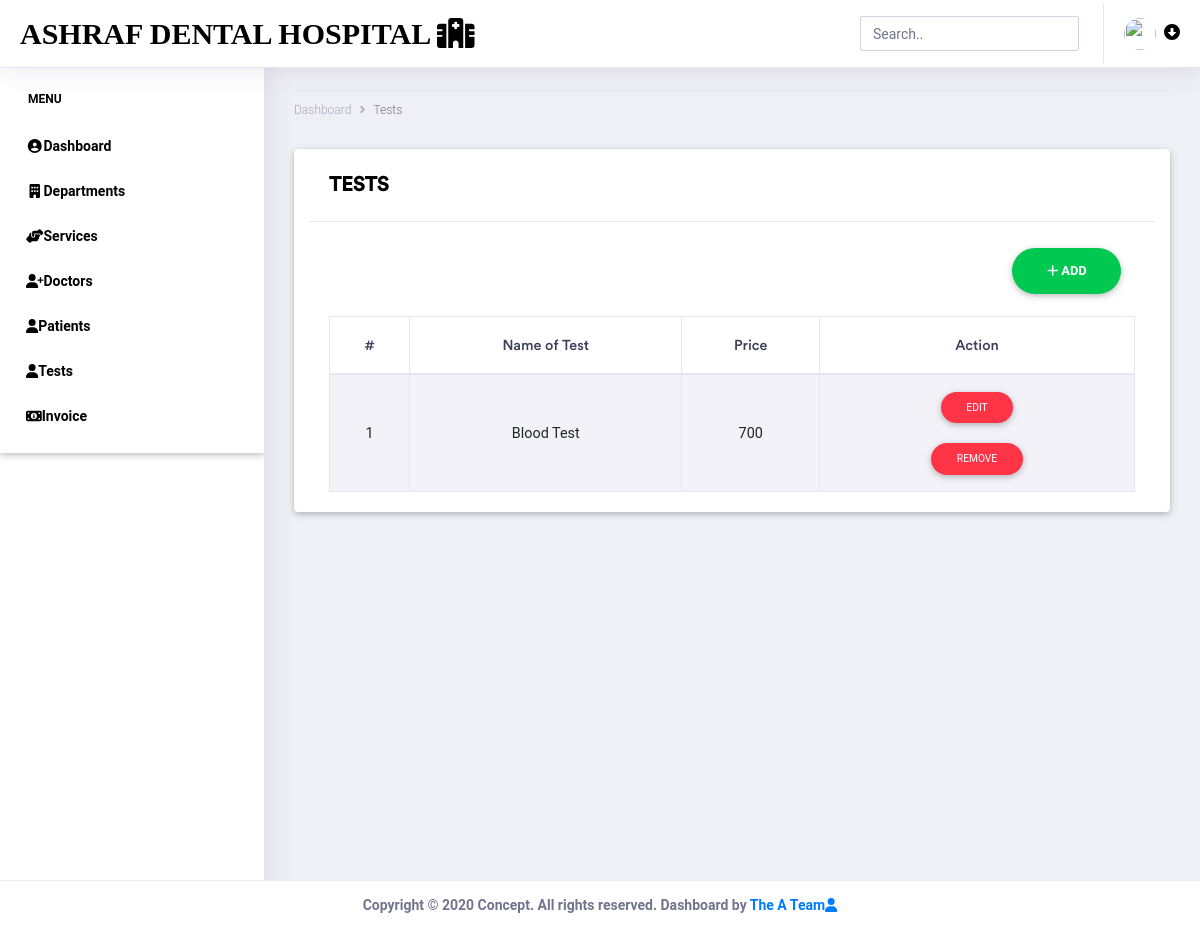
/tests/ (signed in), run on an earlier commit of the app's database.
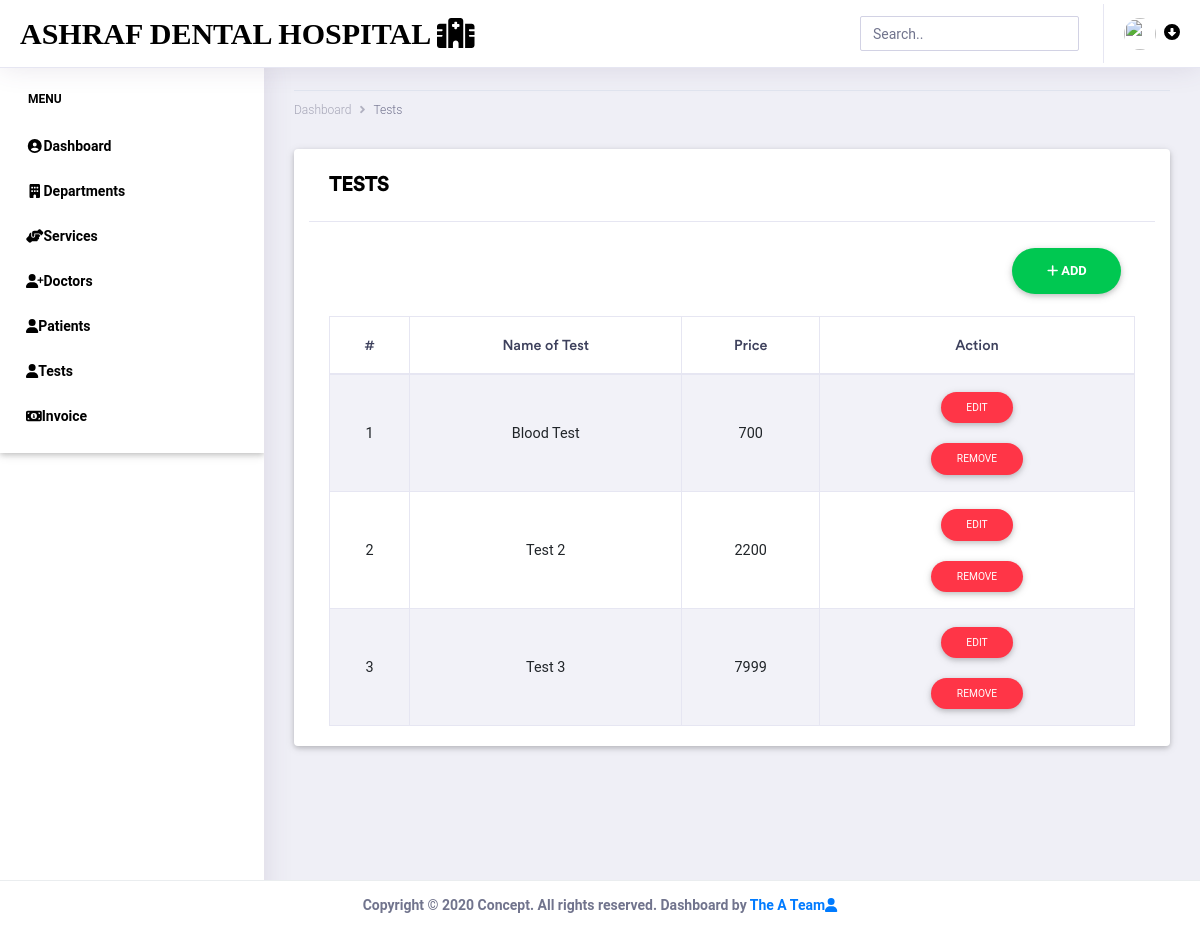
And on a later commit of the database.
### tests_app/models.py (models this page shows, shortened)
class Test(models.Model):
    name = models.CharField(max_length=228, default='')
    price = models.IntegerField(default=0)

### tests_app/views.py (the view)
# urls.py: path('tests/', include('tests_app.urls')),
@login_required(login_url="/")
def tests(request):
    t = Test.objects.all()
    context = {'test': t}
    return render(request,'tests.html',context)

### templates/tests.html (shortened to what the changed rows need)
<!doctype html>
<html lang="en">
<head>
    <link rel="stylesheet" href="/static/assets/vendor/bootstrap/css/bootstrap.min.css">
    <link href="/static/assets/vendor/fonts/circular-std/style.css" rel="stylesheet">
    <link rel="stylesheet" href="/static/assets/libs/css/style.css">
    <link rel="stylesheet" href="/static/assets/vendor/fonts/fontawesome/css/fontawesome-all.css">
    <link rel="stylesheet" href="/static/assets/vendor/charts/chartist-bundle/chartist.css">
    <link rel="stylesheet" href="/static/assets/vendor/charts/morris-bundle/morris.css">
    <link rel="stylesheet" href="/static/assets/vendor/fonts/material-design-iconic-font/css/materialdesignicons.min.css">
    <link rel="stylesheet" href="/static/assets/vendor/charts/c3charts/c3.css">
    <link rel="stylesheet" href="/static/assets/vendor/fonts/flag-icon-css/flag-icon.min.css">
    <link rel="stylesheet" href="/static/assets/libs/css/mdb.min.css" >
    <link rel="stylesheet" href="/static/assets/libs/css/animate-3.7.0.css">
    <link rel="stylesheet" href="/static/assets/libs/css/owl-carousel.min.css">
    <link rel="stylesheet" href="/static/assets/libs/css/mdb.min.css">
    <link rel="stylesheet" href="/static/assets/libs/css/all.css">
</head>
<body>
    <div class="dashboard-main-wrapper">
        <div class="dashboard-wrapper">
            <div class="dashboard-ecommerce">
                <div class="container-fluid dashboard-content ">
            <section class="contact-section area-padding">
                <div class="container card">
                  <div class="card-body">
                    <div id="table" class="table-editable">
                      <table class="table table-bordered table-responsive-md table-striped text-center">
                        <thead>
                          <tr>
                            <th class="text-center" color="black">#</th>
                            <th class="text-center" color="black">Name of Test</th>
                            <th class="text-center" color="black">Price</th>
                            <th class="text-center" color="black">Action</th>
                          </tr>
                        </thead>
                        <tbody>
                          {% for val in test%}
                             <tr>
                                <td class="pt-3-half"  color="black">{{ val.pk }}</td>
                                <td class="pt-3-half"  color="black">{{ val.name }}</td>
                                 <td class="pt-3-half"  color="black">{{ val.price }}</td>
                                <td>
                                    <span class="table-edit">
                                <button type="button" class="btn btn-danger btn-rounded btn-sm my-0">Edit</button>
                              </span><p></p>
                                  <span class="table-remove">
                                    <button type="button" class="btn btn-danger btn-rounded btn-sm my-0">Remove</button>
                                  </span>
                                </td>
                              </tr>
                           {% endfor %}
                        </tbody>
                      </table>
                    </div>
                  </div>
                </div>
            </section>
        </div>
    </div>
        </div>
    </div>
</body>
</html>

What changed in the data, as far as the page shows it:
added Test: pk "2", name "Test 2", price "2200"
added Test: pk "3", name "Test 3", price "7999"
